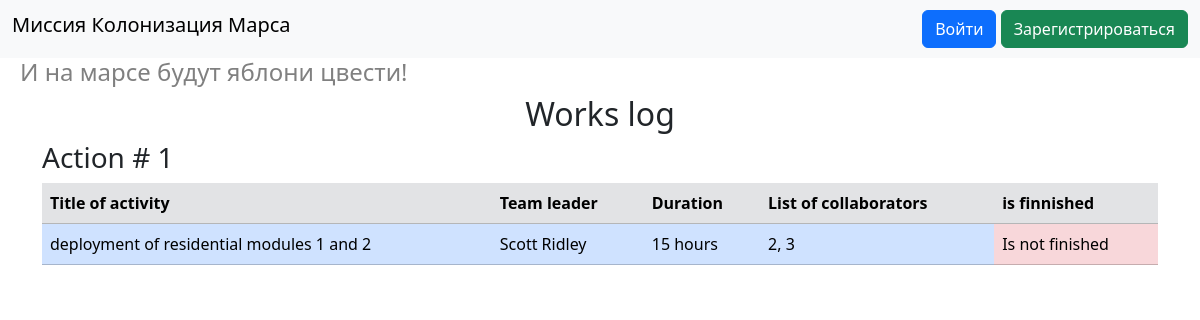
The app's page /index, older data.
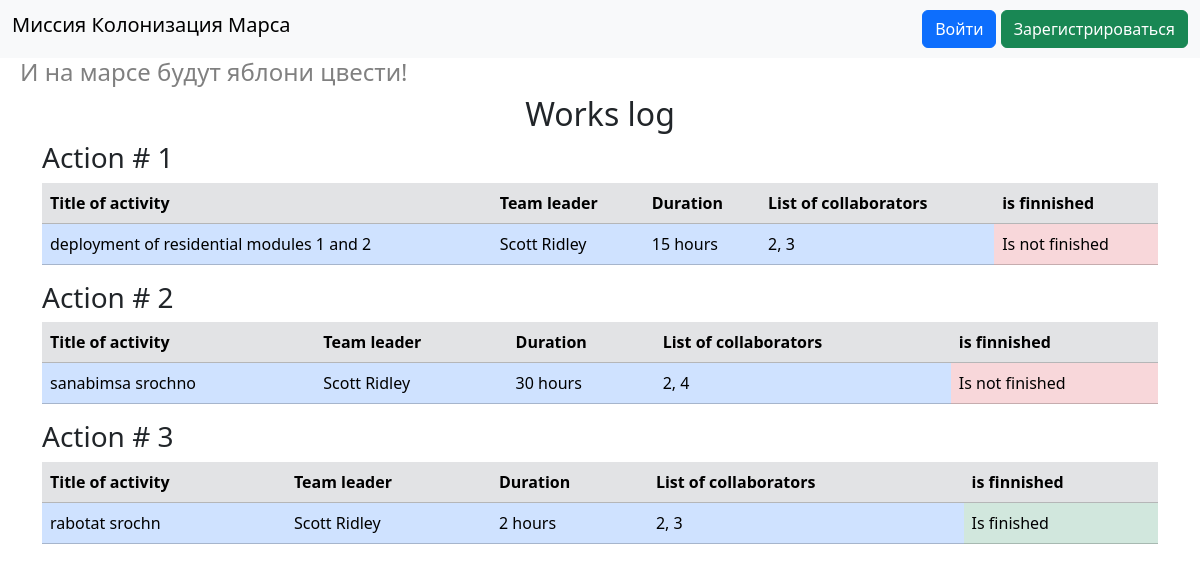
The same page, newer data.
### data/jobs.py (models this page shows)
class Jobs(SqlAlchemyBase, SerializerMixin):
    __tablename__ = 'jobs'
    id = Column(Integer, primary_key=True, autoincrement=True)
    team_leader = Column(Integer, ForeignKey('users.id'))
    job = Column(String)
    work_size = Column(Integer)
    collaborators = Column(String)
    start_date = Column(DateTime)
    end_date = Column(DateTime)
    is_finished = Column(Boolean)
    user = orm.relationship('User')

### data/users.py (models this page shows, shortened)
class User(SqlAlchemyBase, UserMixin, SerializerMixin):
    __tablename__ = 'users'
    id = Column(Integer, primary_key=True, autoincrement=True)
    surname = Column(String)
    name = Column(String)
    age = Column(Integer)
    position = Column(String)
    speciality = Column(String)
    address = Column(String)
    email = Column(String, unique=True)
    hashed_password = Column(String)
    modified_date = Column(DateTime)
    jobs = orm.relationship('Jobs', back_populates='user')
    def __repr__(self):
        return f'<Colonist> {self.id} {self.surname} {self.name}'

### app.py (the view)
@app.route("/")
@app.route("/index")
def index():
    session = db_session.create_session()
    result = session.query(Jobs, User).join(
        User,
        Jobs.team_leader == User.id
    )
    for i in result:
        print(i)
    return render_template("index.html", title="Это база", result=result)

### data/db_session.py (called while the page is built)
def create_session() -> Session:
    global __factory
    return __factory()

### templates/index.html
{% extends "base.html" %}
{% block content %}
<div class="container">
    <div class="row">
        <div class="col">
            <h2 class="text-center">Works log</h2>
        </div>
    </div>
    {% for jobs, user in result %}
    <div class="row">
        <div class="col">
            <h3>Action # {{ jobs.id }}</h3>
        </div>
    </div>
    <div class="row">
        <div class="col">
            <table class="table">
                <tr class="table-secondary">
                    <th>Title of activity</th>
                    <th>Team leader</th>
                    <th>Duration</th>
                    <th>List of collaborators</th>
                    <th>is finnished</th>
                </tr>
                <tr class="table-primary">
                    <td>{{ jobs.job }}</td>
                    <td>{{ user.surname }} {{ user.name }}</td>
                    <td>{{ jobs.work_size }} hours</td>
                    <td>{{ jobs.collaborators }}</td>
                    {% if jobs.is_finished %}
                    <td class="table-success">Is finished</td>
                    {% else %}
                    <td class="table-danger">Is not finished</td>
                    {% endif %}
                </tr>
            </table>
        </div>
    </div>
    {% endfor %}
</div>
{% endblock %}

Row changes from the older to the newer data that the page shows:
added Jobs: id "2", job "sanabimsa srochno", surname "Scott", name "Ridley", work_size "30", collaborators "2, 4", is_finished "Is not finished"
added Jobs: id "3", job "rabotat srochn", surname "Scott", name "Ridley", work_size "2", collaborators "2, 3", is_finished "Is finished"
